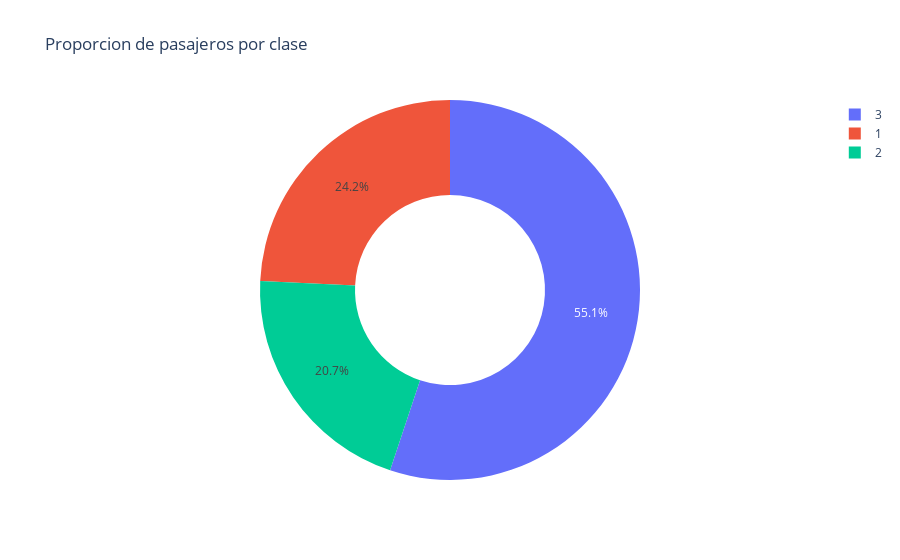

Write notebook code for a chart like this one.
### Code cell
fig = px.pie(
    clase2,
    names='Pclass',
    values='PassengerId',
    title= 'Proporcion de pasajeros por clase',
    hole=0.5 # es para el agujero de la dona
)
fig.show()

### Figure 1 — Plotly figure (JSON) as saved in the notebook; plotly's stock layout.template omitted (floating-point values rounded to 4 significant figures)
{"data": [{"domain": {"x": [0, 1], "y": [0, 1]}, "hole": 0.5, "hovertemplate": "Pclass=%{label}<br>PassengerId=%{value}<extra></extra>", "labels": [1, 2, 3], "legendgroup": "", "name": "", "showlegend": true, "type": "pie", "values": [216, 184, 491]}], "layout": {"legend": {"tracegroupgap": 0}, "title": {"text": "Proporcion de pasajeros por clase"}}}
